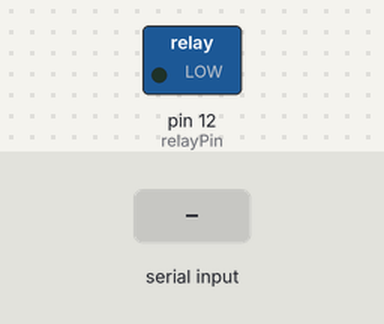
The sketch below on a simulated Arduino Uno, built with avr-gcc and run on an emulated ATmega328P. On the bench: switched loads named in the sketch (green lamp = pin HIGH). The test bench sets the inputs (shaded band).

Above: at 1.2 s.
1.3 s: "1" received over Serial
At 2.7 s:
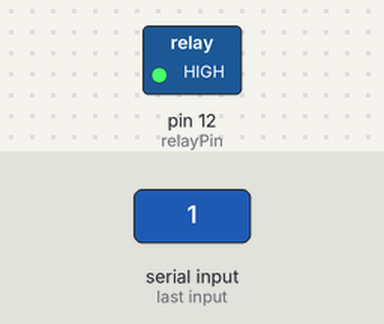
Timing chart, 0 to 7.8 s (numbered marks = the images above; inputs shaded):
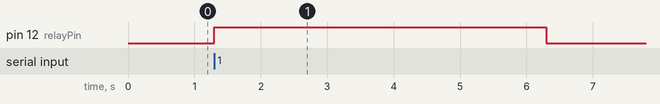

The sketch:

Arduino_Control.ino
```cpp
const int relayPin = 12;

void setup() {
  pinMode(relayPin, OUTPUT);
  Serial.begin(9600);
}

void loop() {
  if (Serial.available() > 0) {
    char command = Serial.read();

    if (command == '1') {
      digitalWrite(relayPin, HIGH);
      delay(5000);
      digitalWrite(relayPin, LOW);
    }
    else if (command == '0') {
      digitalWrite(relayPin, LOW);
    }
  }
}
```

Measured:
- after the input at 1.3 s, pin 12 (relayPin): LOW → HIGH at once, → LOW 5.0 s later
